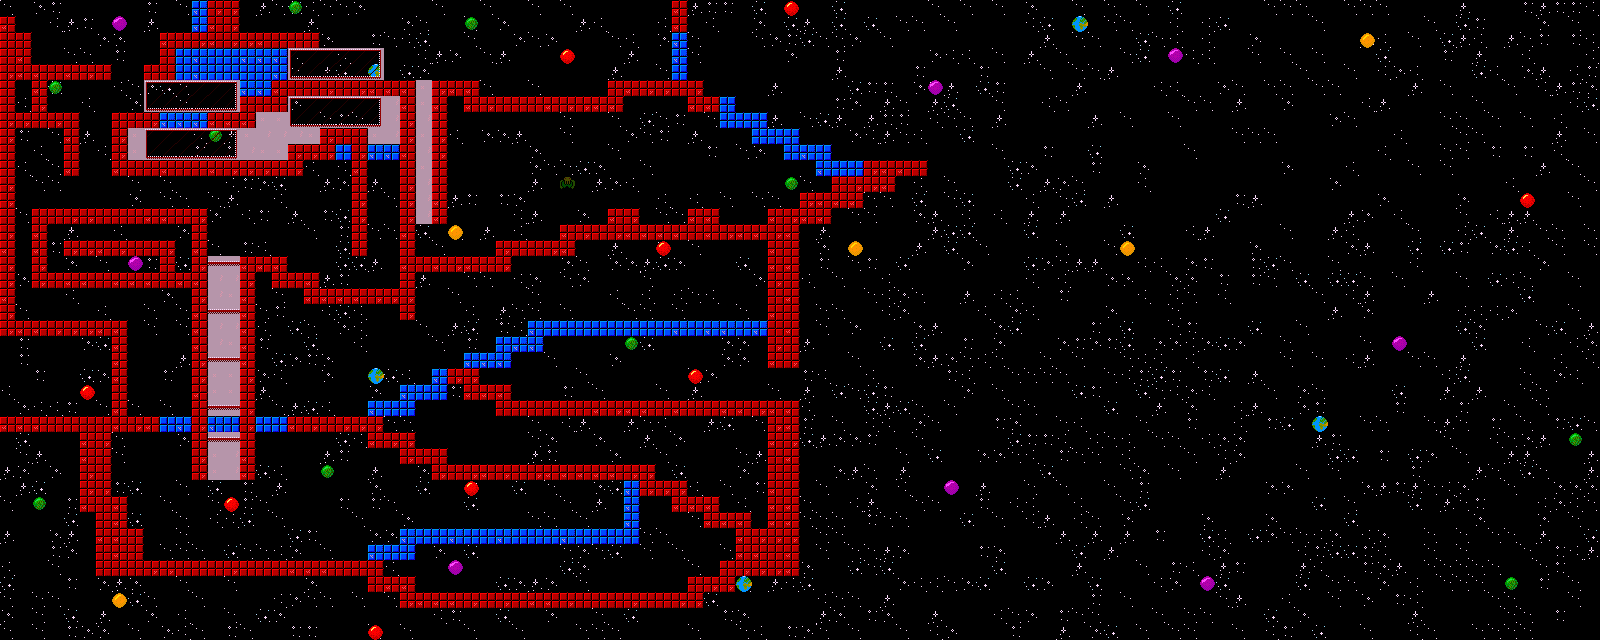

The image is a tile-based game level rendered from a .tmx file. Its description and source (layers, tilesets, objects; grid data summarised) follow:
An orthogonal 100x40 tile map with 16x16 px tiles, 4 tile layers (Deep Space, Space, Blue layer, Red Layer), 2 hidden layers not drawn.

<map version="1.0" orientation="orthogonal" width="100" height="40" tilewidth="16" tileheight="16">
 <tileset firstgid="1" name="asd" tilewidth="16" tileheight="16">
  <image source="Tiles_beta.png" width="128" height="64" />
 </tileset>
 <layer name="Deep Space" width="100" height="40">
  <data>[4000 cells, 4000 non-empty, 7 distinct tile ids]</data>
 </layer>
 <layer name="Space" width="100" height="40">
  <data>[4000 cells, 35 non-empty, 5 distinct tile ids]</data>
 </layer>
 <layer name="Blue layer" width="100" height="40">
  <properties>
   <property name="dicks" value="" />
  </properties>
  <data>[4000 cells, 444 non-empty, 13 distinct tile ids]</data>
 </layer>
 <layer name="Blue Collision" width="100" height="40" visible="0">
  <data>[4000 cells, 326 non-empty, 1 distinct tile ids]</data>
 </layer>
 <layer name="Red Layer" width="100" height="40">
  <data>[4000 cells, 449 non-empty, 3 distinct tile ids]</data>
 </layer>
 <layer name="Red Collision" width="100" height="40" visible="0">
  <data>[4000 cells, 447 non-empty, 1 distinct tile ids]</data>
 </layer>
</map>